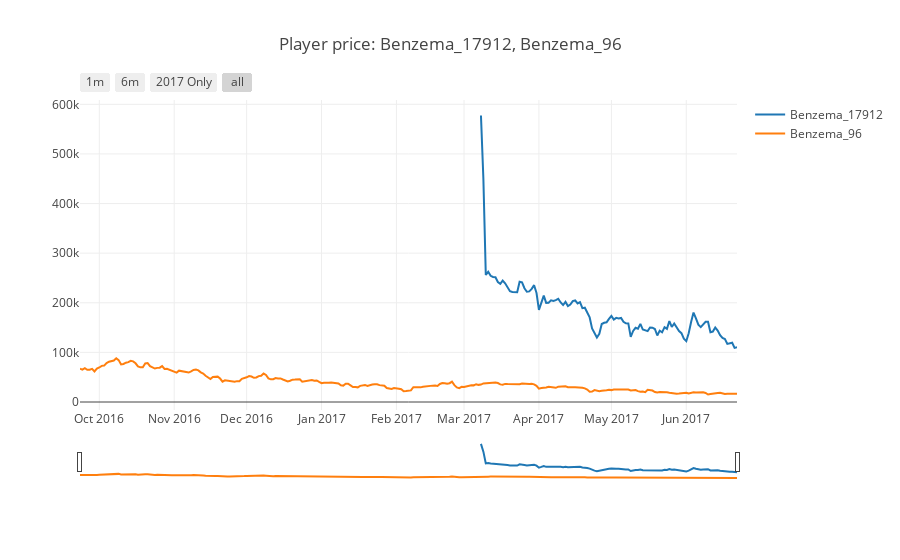

The notebook cell this image was saved under:
### Code cell
i = widgets.interactive(select_player_names, club = club_names_dropdown)
j = widgets.interactive(view_image, player_name = player_names_dropdown)
display(i)
display(j)
# You can select multiple items
